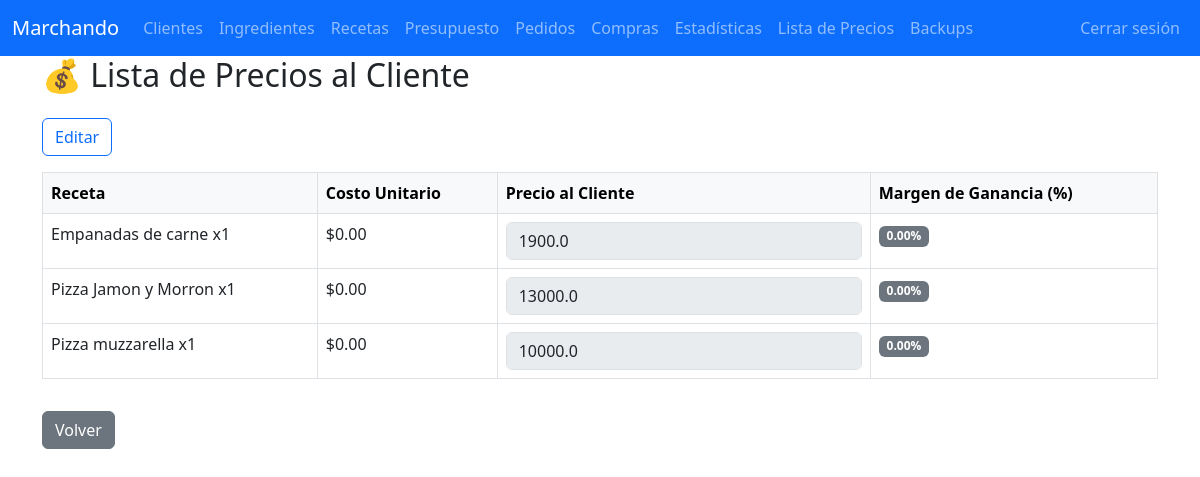
Before: /lista_precios (signed in) with the older database file.
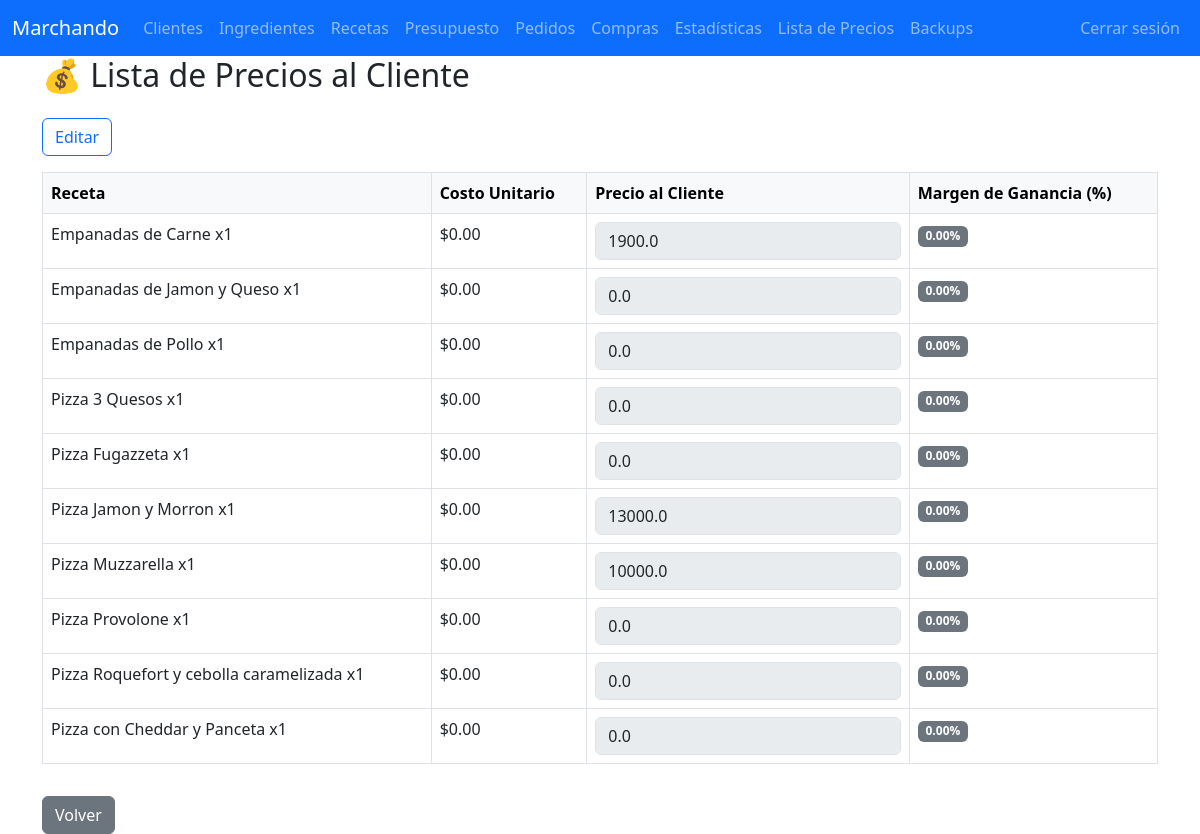
After: the same page with the newer database file.
### tables this page shows
CREATE TABLE recetas (
    id INTEGER PRIMARY KEY AUTOINCREMENT,
    nombre TEXT NOT NULL,
    referencia TEXT,
    UNIQUE(nombre)
);

### app.py (the view, shortened to what this page needs)
@app.route('/lista_precios', methods=['GET', 'POST'])
@login_required
def lista_precios():
    conn = get_conn()
    cur = conn.cursor()
    cur.execute('''
        SELECT
            r.id,
            r.nombre,
            IFNULL(lp.precio_cliente, 0.0) AS precio_cliente,
            IFNULL(SUM(ri.costo_total), 0.0) AS costo_unitario
        FROM recetas r
        LEFT JOIN lista_precios lp ON r.id = lp.receta_id
        LEFT JOIN receta_ingredientes ri ON r.id = ri.receta_id
        LEFT JOIN ingredientes i ON ri.ingrediente_id = i.id
        GROUP BY r.id
        ORDER BY r.nombre
    ''')
    lista = cur.fetchall()
    conn.close()
    lista_dict = []
    for item in lista:
        costo = item['costo_unitario']
        precio = item['precio_cliente']
        if costo > 0:
            margen = round(((precio - costo) / costo) * 100, 2)
        else:
            margen = 0.0
        item_dict = dict(item)
        item_dict['margen'] = margen
        lista_dict.append(item_dict)
    return render_template('lista_precios.html', lista=lista_dict)

### app.py (called while the page is built)
def login_required(f):
    @wraps(f)
    def decorated_function(*args, **kwargs):
        if not session.get('logged_in'): # PRUEBAS LOCALES
            return redirect(url_for('login', next=request.path))
        return f(*args, **kwargs)
    return decorated_function

def get_conn():
    conn = sqlite3.connect(DB_NAME)
    conn.row_factory = sqlite3.Row
    return conn

### templates/lista_precios.html (shortened to what this page needs)
{% extends 'base.html' %}
{% block content %}
<h2 class="mb-4">💰 Lista de Precios al Cliente</h2>
<form method="post">
  <div class="d-flex justify-content-between mb-3">
    <button id="btnEditar" type="button" class="btn btn-outline-primary">Editar</button>
  </div>
  <table class="table table-bordered">
    <thead class="table-light">
      <tr>
        <th>Receta</th>
        <th>Costo Unitario</th>
        <th>Precio al Cliente</th>
        <th>Margen de Ganancia (%)</th>
      </tr>
    </thead>
    <tbody>
      {% for item in lista %}
      <tr>
        <td>{{ item['nombre'] }}</td>
        <td>${{ '%.2f'|format(item['costo_unitario']) }}</td>
        <td>
          <input type="number" step="0.01" min="0"
                 name="precio_{{ item['id'] }}"
                 class="form-control precio-input"
                 value="{{ item['precio_cliente'] }}"
                 disabled>
        </td>
        <td>
  {% set m = item['margen'] %}
  <span class="
    badge
    {% if m < 10 %} bg-secondary
    {% elif m < 30 %} bg-danger
    {% elif m < 61 %} bg-warning text-dark
    {% else %} bg-success
    {% endif %}
  ">
    {{ '%.2f'|format(m) }}%
  </span>
</td>
      </tr>
      {% endfor %}
    </tbody>
  </table>
</form>
<a href="{{ url_for('index') }}" class="btn btn-secondary mt-3">Volver</a>
{% endblock %}

Changed rows visible on the page:
changed recetas: nombre "Empanadas de carne x1" → "Empanadas de Carne x1"
added recetas: nombre "Empanadas de Jamon y Queso x1", costo_unitario "0.00", precio_cliente "0.0", m "0.00"
added recetas: nombre "Empanadas de Pollo x1", costo_unitario "0.00", precio_cliente "0.0", m "0.00"
added recetas: nombre "Pizza 3 Quesos x1", costo_unitario "0.00", precio_cliente "0.0", m "0.00"
added recetas: nombre "Pizza Fugazzeta x1", costo_unitario "0.00", precio_cliente "0.0", m "0.00"
changed recetas: nombre "Pizza muzzarella x1" → "Pizza Muzzarella x1"
added recetas: nombre "Pizza Provolone x1", costo_unitario "0.00", precio_cliente "0.0", m "0.00"
added recetas: nombre "Pizza Roquefort y cebolla caramelizada x1", costo_unitario "0.00", precio_cliente "0.0", m "0.00"
added recetas: nombre "Pizza con Cheddar y Panceta x1", costo_unitario "0.00", precio_cliente "0.0", m "0.00"
